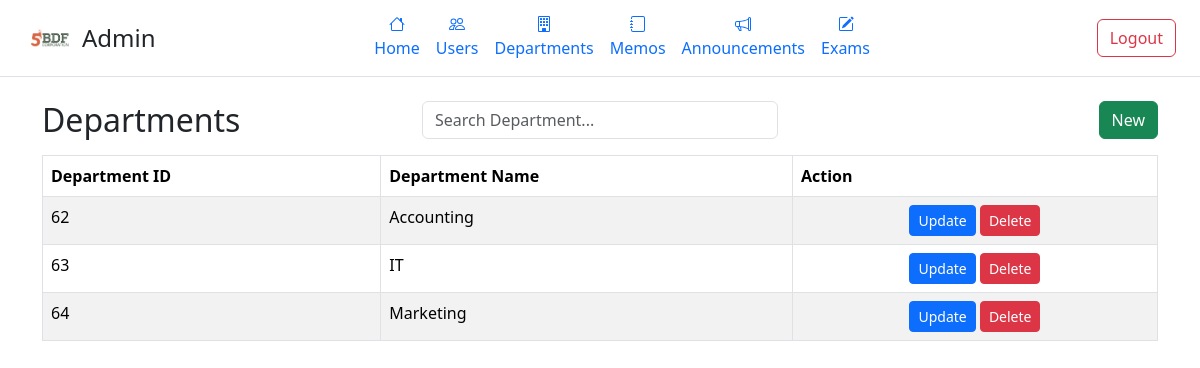
Page /admin/departments.php (signed in) on the earlier database version.
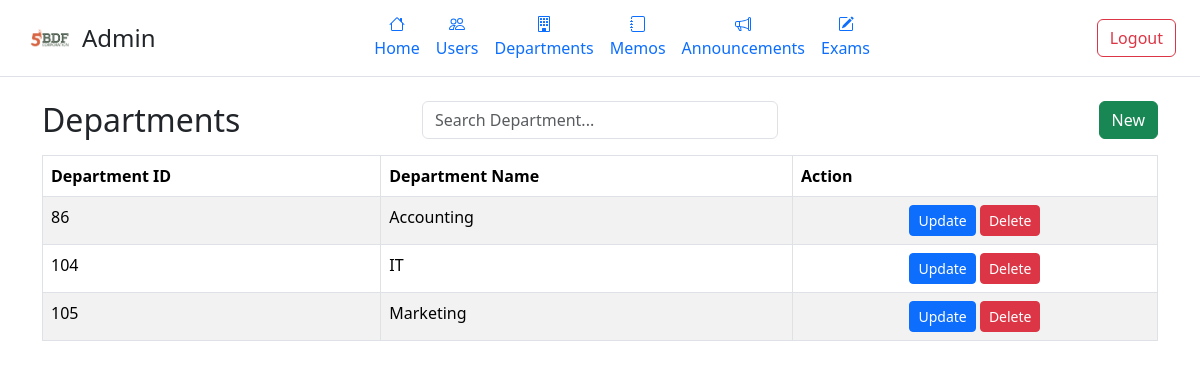
Same page on the later database version.
### tables this page shows
CREATE TABLE `departments` (
  `department_id` int(11) NOT NULL,
  `department_name` varchar(100) NOT NULL
);

### admin/departments.php (the view, shortened to what this page needs)
<?php
require_once '../db/dbcon.php';
$sql = "SELECT * FROM departments";
$result = $conn->query($sql);
?>
<!DOCTYPE html>
<html lang="en">
<head>
  <link href="https://cdn.jsdelivr.net/npm/bootstrap@5.3.5/dist/css/bootstrap.min.css" rel="stylesheet">
</head>
<body>
<header class="d-flex flex-wrap align-items-center justify-content-between py-2 px-4 border-bottom">
  <div class="d-flex align-items-center gap-2">
    <img src="../img/5bdflogo.png" alt="5BDF Logo" height="50" width="50">
    <h4 class="m-0">Admin</h4>
  </div>
  <nav>
    <ul class="nav">
        <li class="nav-item">
        <a href="#" class="nav-link d-flex flex-column align-items-center px-2">
            Home
        </a>
        </li>
        <li class="nav-item">
        <a href="./admin.php" class="nav-link d-flex flex-column align-items-center px-2">
            Users
        </a>
        </li>
        <li class="nav-item">
        <a href="./departments.php" class="nav-link d-flex flex-column align-items-center px-2">
            Departments
        </a>
        </li>
        <li class="nav-item">
        <a href="./memos.php" class="nav-link d-flex flex-column align-items-center px-2">
            Memos
        </a>
        </li>
        <li class="nav-item">
        <a href="./announcements.php" class="nav-link d-flex flex-column align-items-center px-2">
            Announcements
        </a>
        </li>
        <li class="nav-item">
          <a href="./exams.php" class="nav-link d-flex flex-column align-items-center px-2">
            Exams
          </a>
        </li>
    </ul>
</nav>
  <div>
    <button class="btn btn-outline-danger ms-2" onclick="window.location.href='logout.php'">Logout</button>
  </div>
</header>
  <div class="container my-4">
    <div class="row mb-3 align-items-center">
      <div class="col-md-4">
        <h2 class="m-0">Departments</h2>
      </div>
      <div class="col-md-4 text-center">
        <input type="text" class="form-control" id="searchInput" placeholder="Search Department..." onkeyup="filterDepartments()">
      </div>
      <div class="col-md-4 text-end">
        <button type="button" class="btn btn-success" data-bs-toggle="modal" data-bs-target="#addDepartmentModal">New</button>
      </div>
  </div>
    <table class="table table-striped table-bordered" id="departmentsTable">
        <thead>
            <tr>
            <th>Department ID</th>
            <th>Department Name</th>
            <th>Action</th>
            </tr>
        </thead>
        <tbody id="departmentTable">
            <?php if ($result->num_rows > 0): ?>
                <?php while ($row = $result->fetch_assoc()): ?>
                    <tr>
                        <td><?= $row['department_id']; ?></td>
                        <td><?= $row['department_name']; ?></td>
                        <td class="text-center">
                            <button class="btn btn-primary btn-sm" data-bs-toggle="modal" data-bs-target="#updateModal<?= $row['department_id'] ?>">Update</button>
                            <button class="btn btn-danger btn-sm" data-bs-toggle="modal" data-bs-target="#deleteModal<?= $row['department_id'] ?>">Delete</button>
                        </td>
                    </tr>
                <?php endwhile; ?>
                <?php else: ?>
                <tr>
                    <td colspan="3" class="text-center">No departments present</td>
                </tr>
                <?php endif; ?>
        </tbody>
    </table>
  </div>
</body>
</html>

Differences in the rows shown:
removed departments: department_id "62", department_name "Accounting"
removed departments: department_id "63", department_name "IT"
removed departments: department_id "64", department_name "Marketing"
added departments: department_id "86", department_name "Accounting"
added departments: department_id "104", department_name "IT"
added departments: department_id "105", department_name "Marketing"
